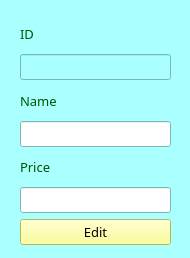
<?xml version="1.0" encoding="UTF-8"?>
<ui version="4.0">
 <class>edit</class>
 <widget class="QWidget" name="edit">
  <property name="geometry">
   <rect>
    <x>0</x>
    <y>0</y>
    <width>190</width>
    <height>258</height>
   </rect>
  </property>
  <property name="palette">
   <palette>
    <active>
     <colorrole role="WindowText">
      <brush brushstyle="SolidPattern">
       <color alpha="255">
        <red>0</red>
        <green>0</green>
        <blue>0</blue>
       </color>
      </brush>
     </colorrole>
     <colorrole role="Button">
      <brush brushstyle="SolidPattern">
       <color alpha="255">
        <red>170</red>
        <green>255</green>
        <blue>255</blue>
       </color>
      </brush>
     </colorrole>
     <colorrole role="Light">
      <brush brushstyle="SolidPattern">
       <color alpha="255">
        <red>255</red>
        <green>255</green>
        <blue>255</blue>
       </color>
      </brush>
     </colorrole>
     <colorrole role="Midlight">
      <brush brushstyle="SolidPattern">
       <color alpha="255">
        <red>212</red>
        <green>255</green>
        <blue>255</blue>
       </color>
      </brush>
     </colorrole>
     <colorrole role="Dark">
      <brush brushstyle="SolidPattern">
       <color alpha="255">
        <red>85</red>
        <green>127</green>
        <blue>127</blue>
       </color>
      </brush>
     </colorrole>
     <colorrole role="Mid">
      <brush brushstyle="SolidPattern">
       <color alpha="255">
        <red>113</red>
        <green>170</green>
        <blue>170</blue>
       </color>
      </brush>
     </colorrole>
     <colorrole role="Text">
      <brush brushstyle="SolidPattern">
       <color alpha="255">
        <red>0</red>
        <green>0</green>
        <blue>0</blue>
       </color>
      </brush>
     </colorrole>
     <colorrole role="BrightText">
      <brush brushstyle="SolidPattern">
       <color alpha="255">
        <red>255</red>
        <green>255</green>
        <blue>255</blue>
       </color>
      </brush>
     </colorrole>
     <colorrole role="ButtonText">
      <brush brushstyle="SolidPattern">
       <color alpha="255">
        <red>0</red>
        <green>0</green>
        <blue>0</blue>
       </color>
      </brush>
     </colorrole>
     <colorrole role="Base">
      <brush brushstyle="SolidPattern">
       <color alpha="255">
        <red>255</red>
        <green>255</green>
        <blue>255</blue>
       </color>
      </brush>
     </colorrole>
     <colorrole role="Window">
      <brush brushstyle="SolidPattern">
       <color alpha="255">
        <red>170</red>
        <green>255</green>
        <blue>255</blue>
       </color>
      </brush>
     </colorrole>
     <colorrole role="Shadow">
      <brush brushstyle="SolidPattern">
       <color alpha="255">
        <red>0</red>
        <green>0</green>
        <blue>0</blue>
       </color>
      </brush>
     </colorrole>
     <colorrole role="AlternateBase">
      <brush brushstyle="SolidPattern">
       <color alpha="255">
        <red>212</red>
        <green>255</green>
        <blue>255</blue>
       </color>
      </brush>
     </colorrole>
     <colorrole role="ToolTipBase">
      <brush brushstyle="SolidPattern">
       <color alpha="255">
        <red>255</red>
        <green>255</green>
        <blue>220</blue>
       </color>
      </brush>
     </colorrole>
     <colorrole role="ToolTipText">
      <brush brushstyle="SolidPattern">
       <color alpha="255">
        <red>0</red>
        <green>0</green>
        <blue>0</blue>
       </color>
      </brush>
     </colorrole>
     <colorrole role="PlaceholderText">
      <brush brushstyle="SolidPattern">
       <color alpha="128">
        <red>0</red>
        <green>0</green>
        <blue>0</blue>
       </color>
      </brush>
     </colorrole>
    </active>
    <inactive>
     <colorrole role="WindowText">
      <brush brushstyle="SolidPattern">
       <color alpha="255">
        <red>0</red>
        <green>0</green>
        <blue>0</blue>
       </color>
      </brush>
     </colorrole>
     <colorrole role="Button">
      <brush brushstyle="SolidPattern">
       <color alpha="255">
        <red>170</red>
        <green>255</green>
        <blue>255</blue>
       </color>
      </brush>
     </colorrole>
     <colorrole role="Light">
      <brush brushstyle="SolidPattern">
       <color alpha="255">
        <red>255</red>
        <green>255</green>
        <blue>255</blue>
       </color>
      </brush>
     </colorrole>
     <colorrole role="Midlight">
      <brush brushstyle="SolidPattern">
       <color alpha="255">
        <red>212</red>
        <green>255</green>
        <blue>255</blue>
       </color>
      </brush>
     </colorrole>
     <colorrole role="Dark">
      <brush brushstyle="SolidPattern">
       <color alpha="255">
        <red>85</red>
        <green>127</green>
        <blue>127</blue>
       </color>
      </brush>
     </colorrole>
     <colorrole role="Mid">
      <brush brushstyle="SolidPattern">
       <color alpha="255">
        <red>113</red>
        <green>170</green>
        <blue>170</blue>
       </color>
      </brush>
     </colorrole>
     <colorrole role="Text">
      <brush brushstyle="SolidPattern">
       <color alpha="255">
        <red>0</red>
        <green>0</green>
        <blue>0</blue>
       </color>
      </brush>
     </colorrole>
     <colorrole role="BrightText">
      <brush brushstyle="SolidPattern">
       <color alpha="255">
        <red>255</red>
        <green>255</green>
        <blue>255</blue>
       </color>
      </brush>
     </colorrole>
     <colorrole role="ButtonText">
      <brush brushstyle="SolidPattern">
       <color alpha="255">
        <red>0</red>
        <green>0</green>
        <blue>0</blue>
       </color>
      </brush>
     </colorrole>
     <colorrole role="Base">
      <brush brushstyle="SolidPattern">
       <color alpha="255">
        <red>255</red>
        <green>255</green>
        <blue>255</blue>
       </color>
      </brush>
     </colorrole>
     <colorrole role="Window">
      <brush brushstyle="SolidPattern">
       <color alpha="255">
        <red>170</red>
        <green>255</green>
        <blue>255</blue>
       </color>
      </brush>
     </colorrole>
     <colorrole role="Shadow">
      <brush brushstyle="SolidPattern">
       <color alpha="255">
        <red>0</red>
        <green>0</green>
        <blue>0</blue>
       </color>
      </brush>
     </colorrole>
     <colorrole role="AlternateBase">
      <brush brushstyle="SolidPattern">
       <color alpha="255">
        <red>212</red>
        <green>255</green>
        <blue>255</blue>
       </color>
      </brush>
     </colorrole>
     <colorrole role="ToolTipBase">
      <brush brushstyle="SolidPattern">
       <color alpha="255">
        <red>255</red>
        <green>255</green>
        <blue>220</blue>
       </color>
      </brush>
     </colorrole>
     <colorrole role="ToolTipText">
      <brush brushstyle="SolidPattern">
       <color alpha="255">
        <red>0</red>
        <green>0</green>
        <blue>0</blue>
       </color>
      </brush>
     </colorrole>
     <colorrole role="PlaceholderText">
      <brush brushstyle="SolidPattern">
       <color alpha="128">
        <red>0</red>
        <green>0</green>
        <blue>0</blue>
       </color>
      </brush>
     </colorrole>
    </inactive>
    <disabled>
     <colorrole role="WindowText">
      <brush brushstyle="SolidPattern">
       <color alpha="255">
        <red>85</red>
        <green>127</green>
        <blue>127</blue>
       </color>
      </brush>
     </colorrole>
     <colorrole role="Button">
      <brush brushstyle="SolidPattern">
       <color alpha="255">
        <red>170</red>
        <green>255</green>
        <blue>255</blue>
       </color>
      </brush>
     </colorrole>
     <colorrole role="Light">
      <brush brushstyle="SolidPattern">
       <color alpha="255">
        <red>255</red>
        <green>255</green>
        <blue>255</blue>
       </color>
      </brush>
     </colorrole>
     <colorrole role="Midlight">
      <brush brushstyle="SolidPattern">
       <color alpha="255">
        <red>212</red>
        <green>255</green>
        <blue>255</blue>
       </color>
      </brush>
     </colorrole>
     <colorrole role="Dark">
      <brush brushstyle="SolidPattern">
       <color alpha="255">
        <red>85</red>
        <green>127</green>
        <blue>127</blue>
       </color>
      </brush>
     </colorrole>
     <colorrole role="Mid">
      <brush brushstyle="SolidPattern">
       <color alpha="255">
        <red>113</red>
        <green>170</green>
        <blue>170</blue>
       </color>
      </brush>
     </colorrole>
     <colorrole role="Text">
      <brush brushstyle="SolidPattern">
       <color alpha="255">
        <red>85</red>
        <green>127</green>
        <blue>127</blue>
       </color>
      </brush>
     </colorrole>
     <colorrole role="BrightText">
      <brush brushstyle="SolidPattern">
       <color alpha="255">
        <red>255</red>
        <green>255</green>
        <blue>255</blue>
       </color>
      </brush>
     </colorrole>
     <colorrole role="ButtonText">
      <brush brushstyle="SolidPattern">
       <color alpha="255">
        <red>85</red>
        <green>127</green>
        <blue>127</blue>
       </color>
      </brush>
     </colorrole>
     <colorrole role="Base">
      <brush brushstyle="SolidPattern">
       <color alpha="255">
        <red>170</red>
        <green>255</green>
        <blue>255</blue>
       </color>
      </brush>
     </colorrole>
     <colorrole role="Window">
      <brush brushstyle="SolidPattern">
       <color alpha="255">
        <red>170</red>
        <green>255</green>
        <blue>255</blue>
       </color>
      </brush>
     </colorrole>
     <colorrole role="Shadow">
      <brush brushstyle="SolidPattern">
       <color alpha="255">
        <red>0</red>
        <green>0</green>
        <blue>0</blue>
       </color>
      </brush>
     </colorrole>
     <colorrole role="AlternateBase">
      <brush brushstyle="SolidPattern">
       <color alpha="255">
        <red>170</red>
        <green>255</green>
        <blue>255</blue>
       </color>
      </brush>
     </colorrole>
     <colorrole role="ToolTipBase">
      <brush brushstyle="SolidPattern">
       <color alpha="255">
        <red>255</red>
        <green>255</green>
        <blue>220</blue>
       </color>
      </brush>
     </colorrole>
     <colorrole role="ToolTipText">
      <brush brushstyle="SolidPattern">
       <color alpha="255">
        <red>0</red>
        <green>0</green>
        <blue>0</blue>
       </color>
      </brush>
     </colorrole>
     <colorrole role="PlaceholderText">
      <brush brushstyle="SolidPattern">
       <color alpha="128">
        <red>0</red>
        <green>0</green>
        <blue>0</blue>
       </color>
      </brush>
     </colorrole>
    </disabled>
   </palette>
  </property>
  <property name="windowTitle">
   <string>Edit Menu</string>
  </property>
  <widget class="QWidget" name="layoutWidget">
   <property name="geometry">
    <rect>
     <x>20</x>
     <y>20</y>
     <width>151</width>
     <height>225</height>
    </rect>
   </property>
   <layout class="QGridLayout" name="gridLayout">
    <item row="0" column="0">
     <widget class="QLabel" name="label_3">
      <property name="font">
       <font>
        <family>MS Reference Sans Serif</family>
        <pointsize>10</pointsize>
       </font>
      </property>
      <property name="styleSheet">
       <string notr="true">color: rgb(0, 85, 0);</string>
      </property>
      <property name="text">
       <string>ID</string>
      </property>
     </widget>
    </item>
    <item row="1" column="0">
     <widget class="QLineEdit" name="lineEdit_3">
      <property name="enabled">
       <bool>false</bool>
      </property>
      <property name="font">
       <font>
        <family>MS Reference Sans Serif</family>
        <pointsize>10</pointsize>
       </font>
      </property>
     </widget>
    </item>
    <item row="2" column="0">
     <widget class="QLabel" name="label">
      <property name="font">
       <font>
        <family>MS Reference Sans Serif</family>
        <pointsize>10</pointsize>
       </font>
      </property>
      <property name="styleSheet">
       <string notr="true">color: rgb(0, 85, 0);</string>
      </property>
      <property name="text">
       <string>Name</string>
      </property>
     </widget>
    </item>
    <item row="3" column="0">
     <widget class="QLineEdit" name="lineEdit">
      <property name="font">
       <font>
        <family>MS Reference Sans Serif</family>
        <pointsize>10</pointsize>
       </font>
      </property>
     </widget>
    </item>
    <item row="4" column="0">
     <widget class="QLabel" name="label_2">
      <property name="font">
       <font>
        <family>MS Reference Sans Serif</family>
        <pointsize>10</pointsize>
       </font>
      </property>
      <property name="styleSheet">
       <string notr="true">color: rgb(0, 85, 0);</string>
      </property>
      <property name="text">
       <string>Price</string>
      </property>
     </widget>
    </item>
    <item row="5" column="0">
     <widget class="QLineEdit" name="lineEdit_2">
      <property name="font">
       <font>
        <family>MS Reference Sans Serif</family>
        <pointsize>10</pointsize>
       </font>
      </property>
     </widget>
    </item>
    <item row="6" column="0">
     <widget class="QPushButton" name="pushButton">
      <property name="font">
       <font>
        <family>MS Reference Sans Serif</family>
        <pointsize>10</pointsize>
       </font>
      </property>
      <property name="cursor">
       <cursorShape>PointingHandCursor</cursorShape>
      </property>
      <property name="styleSheet">
       <string notr="true">color:  rgb(0, 0, 0);
background-color: rgb(255, 255, 127);</string>
      </property>
      <property name="text">
       <string>Edit</string>
      </property>
     </widget>
    </item>
   </layout>
  </widget>
 </widget>
 <resources/>
 <connections/>
</ui>
